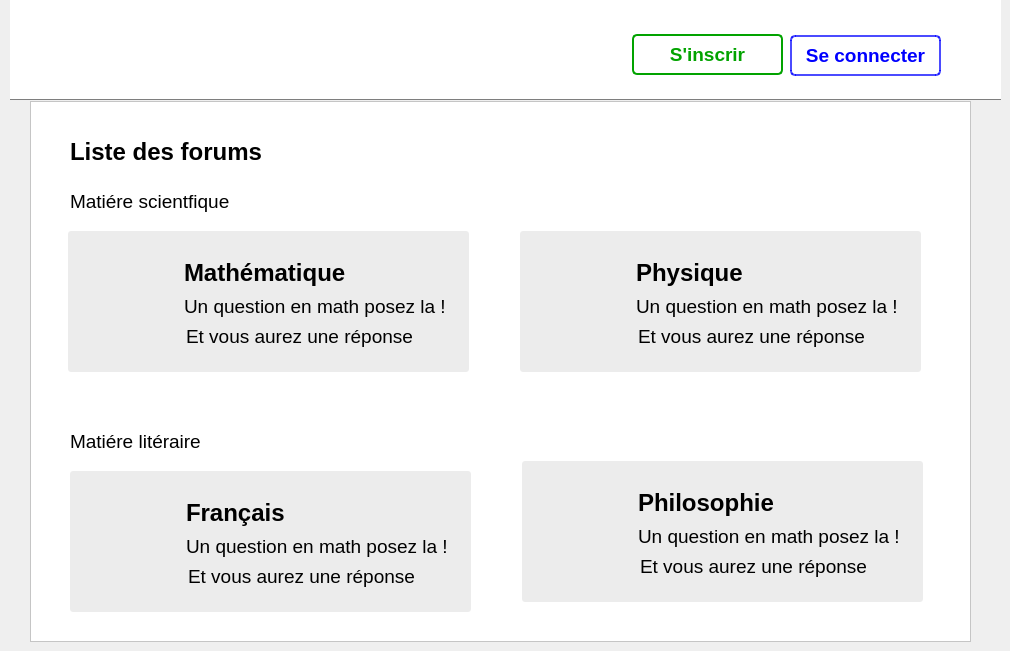
    <widget class="QWidget" name="page_index">
     <widget class="QFrame" name="frame_logo">
      <property name="geometry">
       <rect>
        <x>10</x>
        <y>-1</y>
        <width>991</width>
        <height>101</height>
       </rect>
      </property>
      <property name="styleSheet">
       <string notr="true">QFrame#frame_logo{
background-color: rgb(255, 255, 255);
border: 1px solid rgb(126, 126, 126);
border-top: 0px;
border-left: 0px;
border-right: 0px;
}</string>
      </property>
      <property name="frameShape">
       <enum>QFrame::StyledPanel</enum>
      </property>
      <property name="frameShadow">
       <enum>QFrame::Raised</enum>
      </property>
      <widget class="QPushButton" name="bnt_connection">
       <property name="geometry">
        <rect>
         <x>780</x>
         <y>36</y>
         <width>151</width>
         <height>41</height>
        </rect>
       </property>
       <property name="font">
        <font>
         <pointsize>14</pointsize>
         <weight>75</weight>
         <bold>true</bold>
        </font>
       </property>
       <property name="styleSheet">
        <string notr="true">QPushButton#bnt_connection {
background-color: rgb(255, 255, 255);
border: 2px solid rgb(0, 0, 255, 180);
border-radius: 5px;
color: rgb(0, 0, 255);
}

QPushButton#bnt_connection::hover {
background-color: rgb(0, 0, 255, 180);
color: rgb(255, 255, 255);
} </string>
       </property>
       <property name="text">
        <string>Se connecter</string>
       </property>
      </widget>
      <widget class="QLabel" name="logo_app">
       <property name="geometry">
        <rect>
         <x>41</x>
         <y>14</y>
         <width>71</width>
         <height>71</height>
        </rect>
       </property>
       <property name="text">
        <string/>
       </property>
       <property name="pixmap">
        <pixmap>../../img/bulle-de-chat.png</pixmap>
       </property>
       <property name="scaledContents">
        <bool>true</bool>
       </property>
      </widget>
      <widget class="QPushButton" name="bnt_subcription">
       <property name="geometry">
        <rect>
         <x>622</x>
         <y>35</y>
         <width>151</width>
         <height>41</height>
        </rect>
       </property>
       <property name="font">
        <font>
         <pointsize>14</pointsize>
         <weight>75</weight>
         <bold>true</bold>
        </font>
       </property>
       <property name="styleSheet">
        <string notr="true">QPushButton#bnt_subcription {
background-color: rgb(255, 255, 255);
border: 2px solid rgb(2, 163, 0);
border-radius: 5px;
color: rgb(2, 163, 0);
}

QPushButton#bnt_subcription::hover {
background-color: rgb(2, 163, 0);
color: rgb(255, 255, 255);
} </string>
       </property>
       <property name="text">
        <string>S'inscrir</string>
       </property>
      </widget>
     </widget>
     <widget class="QFrame" name="frame_forums">
      <property name="geometry">
       <rect>
        <x>30</x>
        <y>101</y>
        <width>941</width>
        <height>541</height>
       </rect>
      </property>
      <property name="styleSheet">
       <string notr="true">QFrame#frame_forums {
background-color: rgb(255, 255, 255);
}</string>
      </property>
      <property name="frameShape">
       <enum>QFrame::StyledPanel</enum>
      </property>
      <property name="frameShadow">
       <enum>QFrame::Raised</enum>
      </property>
      <widget class="QLabel" name="label">
       <property name="geometry">
        <rect>
         <x>40</x>
         <y>30</y>
         <width>191</width>
         <height>41</height>
        </rect>
       </property>
       <property name="font">
        <font>
         <family>Arial</family>
         <pointsize>18</pointsize>
         <weight>75</weight>
         <bold>true</bold>
        </font>
       </property>
       <property name="text">
        <string>Liste des forums</string>
       </property>
      </widget>
      <widget class="QFrame" name="frame_forum_math">
       <property name="geometry">
        <rect>
         <x>38</x>
         <y>130</y>
         <width>401</width>
         <height>141</height>
        </rect>
       </property>
       <property name="cursor">
        <cursorShape>PointingHandCursor</cursorShape>
       </property>
       <property name="styleSheet">
        <string notr="true">QFrame#frame_forum_math{
background-color: rgb(236, 236, 236);
border-radius: 3px;
}

QFrame#frame_forum_math::hover {
background-color: rgb(204, 204, 204);
}</string>
       </property>
       <property name="frameShape">
        <enum>QFrame::StyledPanel</enum>
       </property>
       <property name="frameShadow">
        <enum>QFrame::Raised</enum>
       </property>
       <widget class="QLabel" name="logo_math">
        <property name="geometry">
         <rect>
          <x>14</x>
          <y>20</y>
          <width>81</width>
          <height>91</height>
         </rect>
        </property>
        <property name="text">
         <string/>
        </property>
        <property name="pixmap">
         <pixmap>../../img/math.png</pixmap>
        </property>
        <property name="scaledContents">
         <bool>true</bool>
        </property>
       </widget>
       <widget class="QLabel" name="label_math">
        <property name="geometry">
         <rect>
          <x>116</x>
          <y>26</y>
          <width>191</width>
          <height>31</height>
         </rect>
        </property>
        <property name="font">
         <font>
          <pointsize>18</pointsize>
          <weight>75</weight>
          <bold>true</bold>
         </font>
        </property>
        <property name="text">
         <string>Mathématique</string>
        </property>
       </widget>
       <widget class="QLabel" name="label_description_math_1">
        <property name="geometry">
         <rect>
          <x>116</x>
          <y>60</y>
          <width>271</width>
          <height>31</height>
         </rect>
        </property>
        <property name="font">
         <font>
          <pointsize>9</pointsize>
         </font>
        </property>
        <property name="styleSheet">
         <string notr="true"/>
        </property>
        <property name="text">
         <string>&lt;html&gt;&lt;head/&gt;&lt;body&gt;&lt;p&gt;&lt;span style=&quot; font-size:14pt;&quot;&gt;Un question en math posez la !&lt;/span&gt;&lt;/p&gt;&lt;/body&gt;&lt;/html&gt;</string>
        </property>
        <property name="wordWrap">
         <bool>false</bool>
        </property>
        <property name="textInteractionFlags">
         <set>Qt::LinksAccessibleByKeyboard</set>
        </property>
       </widget>
       <widget class="QLabel" name="label_description_math_2">
        <property name="geometry">
         <rect>
          <x>118</x>
          <y>90</y>
          <width>231</width>
          <height>31</height>
         </rect>
        </property>
        <property name="font">
         <font>
          <pointsize>9</pointsize>
         </font>
        </property>
        <property name="styleSheet">
         <string notr="true"/>
        </property>
        <property name="text">
         <string>&lt;html&gt;&lt;head/&gt;&lt;body&gt;&lt;p&gt;&lt;span style=&quot; font-size:14pt;&quot;&gt;Et vous aurez une réponse&lt;/span&gt;&lt;/p&gt;&lt;/body&gt;&lt;/html&gt;</string>
        </property>
        <property name="wordWrap">
         <bool>false</bool>
        </property>
        <property name="textInteractionFlags">
         <set>Qt::LinksAccessibleByKeyboard</set>
        </property>
       </widget>
      </widget>
      <widget class="QLabel" name="label_matiere_1">
       <property name="geometry">
        <rect>
         <x>40</x>
         <y>80</y>
         <width>161</width>
         <height>41</height>
        </rect>
       </property>
       <property name="font">
        <font>
         <family>Arial</family>
         <pointsize>14</pointsize>
         <weight>50</weight>
         <bold>false</bold>
        </font>
       </property>
       <property name="text">
        <string>Matiére scientfique</string>
       </property>
      </widget>
      <widget class="QFrame" name="frame_forum_physique">
       <property name="geometry">
        <rect>
         <x>490</x>
         <y>130</y>
         <width>401</width>
         <height>141</height>
        </rect>
       </property>
       <property name="cursor">
        <cursorShape>PointingHandCursor</cursorShape>
       </property>
       <property name="styleSheet">
        <string notr="true">QFrame#frame_forum_physique{
background-color: rgb(236, 236, 236);
border-radius: 3px;
}

QFrame#frame_forum_physique::hover {
background-color: rgb(204, 204, 204);
}</string>
       </property>
       <property name="frameShape">
        <enum>QFrame::StyledPanel</enum>
       </property>
       <property name="frameShadow">
        <enum>QFrame::Raised</enum>
       </property>
       <widget class="QLabel" name="logo_physique">
        <property name="geometry">
         <rect>
          <x>14</x>
          <y>20</y>
          <width>81</width>
          <height>91</height>
         </rect>
        </property>
        <property name="text">
         <string/>
        </property>
        <property name="pixmap">
         <pixmap>../../img/math.png</pixmap>
        </property>
        <property name="scaledContents">
         <bool>true</bool>
        </property>
       </widget>
       <widget class="QLabel" name="label_physique">
        <property name="geometry">
         <rect>
          <x>116</x>
          <y>26</y>
          <width>111</width>
          <height>31</height>
         </rect>
        </property>
        <property name="font">
         <font>
          <pointsize>18</pointsize>
          <weight>75</weight>
          <bold>true</bold>
         </font>
        </property>
        <property name="text">
         <string>Physique</string>
        </property>
       </widget>
       <widget class="QLabel" name="label_description_physique_1">
        <property name="geometry">
         <rect>
          <x>116</x>
          <y>60</y>
          <width>271</width>
          <height>31</height>
         </rect>
        </property>
        <property name="font">
         <font>
          <pointsize>9</pointsize>
         </font>
        </property>
        <property name="styleSheet">
         <string notr="true"/>
        </property>
        <property name="text">
         <string>&lt;html&gt;&lt;head/&gt;&lt;body&gt;&lt;p&gt;&lt;span style=&quot; font-size:14pt;&quot;&gt;Un question en math posez la !&lt;/span&gt;&lt;/p&gt;&lt;/body&gt;&lt;/html&gt;</string>
        </property>
        <property name="wordWrap">
         <bool>false</bool>
        </property>
        <property name="textInteractionFlags">
         <set>Qt::LinksAccessibleByKeyboard</set>
        </property>
       </widget>
       <widget class="QLabel" name="label_description_physique_2">
        <property name="geometry">
         <rect>
          <x>118</x>
          <y>90</y>
          <width>231</width>
          <height>31</height>
         </rect>
        </property>
        <property name="font">
         <font>
          <pointsize>9</pointsize>
         </font>
        </property>
        <property name="styleSheet">
         <string notr="true"/>
        </property>
        <property name="text">
         <string>&lt;html&gt;&lt;head/&gt;&lt;body&gt;&lt;p&gt;&lt;span style=&quot; font-size:14pt;&quot;&gt;Et vous aurez une réponse&lt;/span&gt;&lt;/p&gt;&lt;/body&gt;&lt;/html&gt;</string>
        </property>
        <property name="wordWrap">
         <bool>false</bool>
        </property>
        <property name="textInteractionFlags">
         <set>Qt::LinksAccessibleByKeyboard</set>
        </property>
       </widget>
      </widget>
      <widget class="QLabel" name="label_matiere_2">
       <property name="geometry">
        <rect>
         <x>40</x>
         <y>320</y>
         <width>161</width>
         <height>41</height>
        </rect>
       </property>
       <property name="font">
        <font>
         <family>Arial</family>
         <pointsize>14</pointsize>
         <weight>50</weight>
         <bold>false</bold>
        </font>
       </property>
       <property name="text">
        <string>Matiére litéraire</string>
       </property>
      </widget>
      <widget class="QFrame" name="frame_forum_philo">
       <property name="geometry">
        <rect>
         <x>492</x>
         <y>360</y>
         <width>401</width>
         <height>141</height>
        </rect>
       </property>
       <property name="cursor">
        <cursorShape>PointingHandCursor</cursorShape>
       </property>
       <property name="styleSheet">
        <string notr="true">QFrame#frame_forum_philo{
background-color: rgb(236, 236, 236);
border-radius: 3px;
}

QFrame#frame_forum_philo::hover {
background-color: rgb(204, 204, 204);
}</string>
       </property>
       <property name="frameShape">
        <enum>QFrame::StyledPanel</enum>
       </property>
       <property name="frameShadow">
        <enum>QFrame::Raised</enum>
       </property>
       <widget class="QLabel" name="logo_physique_3">
        <property name="geometry">
         <rect>
          <x>14</x>
          <y>20</y>
          <width>81</width>
          <height>91</height>
         </rect>
        </property>
        <property name="text">
         <string/>
        </property>
        <property name="pixmap">
         <pixmap>../../img/math.png</pixmap>
        </property>
        <property name="scaledContents">
         <bool>true</bool>
        </property>
       </widget>
       <widget class="QLabel" name="label_physique_3">
        <property name="geometry">
         <rect>
          <x>116</x>
          <y>26</y>
          <width>141</width>
          <height>31</height>
         </rect>
        </property>
        <property name="font">
         <font>
          <pointsize>18</pointsize>
          <weight>75</weight>
          <bold>true</bold>
         </font>
        </property>
        <property name="text">
         <string>Philosophie</string>
        </property>
       </widget>
       <widget class="QLabel" name="label_description_physique_5">
        <property name="geometry">
         <rect>
          <x>116</x>
          <y>60</y>
          <width>271</width>
          <height>31</height>
         </rect>
        </property>
        <property name="font">
         <font>
          <pointsize>9</pointsize>
         </font>
        </property>
        <property name="styleSheet">
         <string notr="true"/>
        </property>
        <property name="text">
         <string>&lt;html&gt;&lt;head/&gt;&lt;body&gt;&lt;p&gt;&lt;span style=&quot; font-size:14pt;&quot;&gt;Un question en math posez la !&lt;/span&gt;&lt;/p&gt;&lt;/body&gt;&lt;/html&gt;</string>
        </property>
        <property name="wordWrap">
         <bool>false</bool>
        </property>
        <property name="textInteractionFlags">
         <set>Qt::LinksAccessibleByKeyboard</set>
        </property>
       </widget>
       <widget class="QLabel" name="label_description_physique_6">
        <property name="geometry">
         <rect>
          <x>118</x>
          <y>90</y>
          <width>231</width>
          <height>31</height>
         </rect>
        </property>
        <property name="font">
         <font>
          <pointsize>9</pointsize>
         </font>
        </property>
        <property name="styleSheet">
         <string notr="true"/>
        </property>
        <property name="text">
         <string>&lt;html&gt;&lt;head/&gt;&lt;body&gt;&lt;p&gt;&lt;span style=&quot; font-size:14pt;&quot;&gt;Et vous aurez une réponse&lt;/span&gt;&lt;/p&gt;&lt;/body&gt;&lt;/html&gt;</string>
        </property>
        <property name="wordWrap">
         <bool>false</bool>
        </property>
        <property name="textInteractionFlags">
         <set>Qt::LinksAccessibleByKeyboard</set>
        </property>
       </widget>
      </widget>
      <widget class="QFrame" name="frame_forum_francais">
       <property name="geometry">
        <rect>
         <x>40</x>
         <y>370</y>
         <width>401</width>
         <height>141</height>
        </rect>
       </property>
       <property name="cursor">
        <cursorShape>PointingHandCursor</cursorShape>
       </property>
       <property name="styleSheet">
        <string notr="true">QFrame#frame_forum_francais{
background-color: rgb(236, 236, 236);
border-radius: 3px;
}

QFrame#frame_forum_francais::hover {
background-color: rgb(204, 204, 204);
}</string>
       </property>
       <property name="frameShape">
        <enum>QFrame::StyledPanel</enum>
       </property>
       <property name="frameShadow">
        <enum>QFrame::Raised</enum>
       </property>
       <widget class="QLabel" name="logo_francais">
        <property name="geometry">
         <rect>
          <x>14</x>
          <y>20</y>
          <width>81</width>
          <height>91</height>
         </rect>
        </property>
        <property name="text">
         <string/>
        </property>
        <property name="pixmap">
         <pixmap>../../img/math.png</pixmap>
        </property>
        <property name="scaledContents">
         <bool>true</bool>
        </property>
       </widget>
       <widget class="QLabel" name="label_francais">
        <property name="geometry">
         <rect>
          <x>116</x>
          <y>26</y>
          <width>111</width>
          <height>31</height>
         </rect>
        </property>
        <property name="font">
         <font>
          <pointsize>18</pointsize>
          <weight>75</weight>
          <bold>true</bold>
         </font>
        </property>
        <property name="text">
         <string>Français</string>
        </property>
       </widget>
       <widget class="QLabel" name="label_description_francais">
        <property name="geometry">
         <rect>
          <x>116</x>
          <y>60</y>
          <width>271</width>
          <height>31</height>
         </rect>
        </property>
        <property name="font">
         <font>
          <pointsize>9</pointsize>
         </font>
        </property>
        <property name="styleSheet">
         <string notr="true"/>
        </property>
        <property name="text">
         <string>&lt;html&gt;&lt;head/&gt;&lt;body&gt;&lt;p&gt;&lt;span style=&quot; font-size:14pt;&quot;&gt;Un question en math posez la !&lt;/span&gt;&lt;/p&gt;&lt;/body&gt;&lt;/html&gt;</string>
        </property>
        <property name="wordWrap">
         <bool>false</bool>
        </property>
        <property name="textInteractionFlags">
         <set>Qt::LinksAccessibleByKeyboard</set>
        </property>
       </widget>
       <widget class="QLabel" name="label_description_francais_2">
        <property name="geometry">
         <rect>
          <x>118</x>
          <y>90</y>
          <width>231</width>
          <height>31</height>
         </rect>
        </property>
        <property name="font">
         <font>
          <pointsize>9</pointsize>
         </font>
        </property>
        <property name="styleSheet">
         <string notr="true"/>
        </property>
        <property name="text">
         <string>&lt;html&gt;&lt;head/&gt;&lt;body&gt;&lt;p&gt;&lt;span style=&quot; font-size:14pt;&quot;&gt;Et vous aurez une réponse&lt;/span&gt;&lt;/p&gt;&lt;/body&gt;&lt;/html&gt;</string>
        </property>
        <property name="wordWrap">
         <bool>false</bool>
        </property>
        <property name="textInteractionFlags">
         <set>Qt::LinksAccessibleByKeyboard</set>
        </property>
       </widget>
      </widget>
     </widget>
    </widget>
